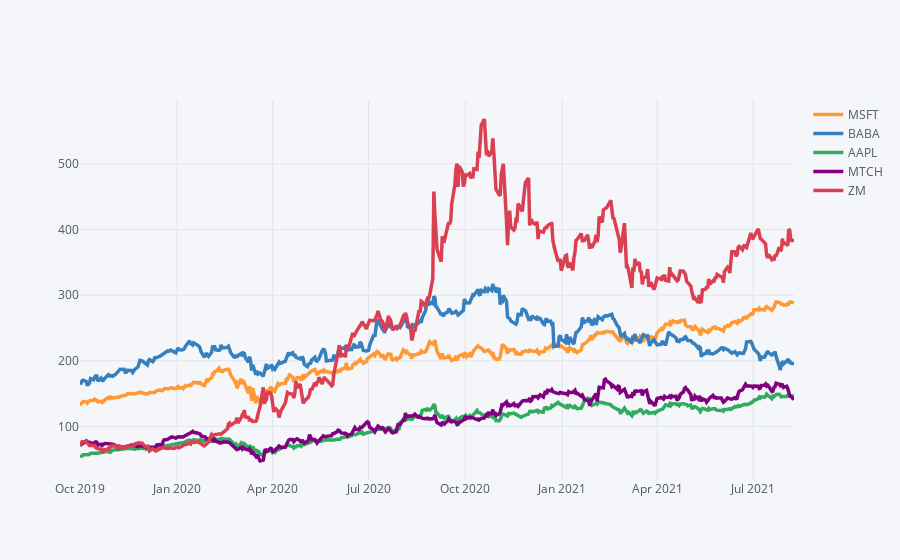

Here is the notebook cell this chart was saved with:
### Markdown cell above
From the above collection, let's choose 5 stocks that have suffered significant effects. I am picking the following - MSFT, BABA, AAPL, MTCH and ZM. Interesting is the irregularity of ZM stocks (that provides a video conferencing service) which shot up to being a necessary tool for all kinds of Work from Home requirements.

### Code cell
selected_tickers = ['MSFT', 'BABA', 'AAPL', 'MTCH','ZM']
selected_tech_stocks = pd.concat([df_map['MSFT'],df_map['BABA'],df_map['AAPL'],df_map['MTCH'],df_map['ZM']],axis=1,keys=selected_tickers)
selected_tech_stocks.columns.names = ['Stock Ticker','Stock Info']
selected_tech_stocks.xs(key='Close',axis=1,level='Stock Info').loc['2019-10-01':current_date_str].iplot(width=3.5)
#plt.legend(bbox_to_anchor=(1.05, 1), loc='upper left', borderaxespad=0.)
#plt.tight_layout()

### Figure 1 — Plotly figure (JSON) as saved in the notebook; plotly's stock layout.template omitted (floating-point values rounded to 4 significant figures; data arrays with more than 128 entries replaced by an {"elided": "..."} marker saying what was removed)
{"data": [{"line": {"color": "rgba(255, 153, 51, 1.0)", "dash": "solid", "shape": "linear", "width": 3.5}, "mode": "lines", "name": "MSFT", "text": "", "type": "scatter", "x": {"elided": "468 str values"}, "y": {"elided": "468 float values"}}, {"line": {"color": "rgba(55, 128, 191, 1.0)", "dash": "solid", "shape": "linear", "width": 3.5}, "mode": "lines", "name": "BABA", "text": "", "type": "scatter", "x": {"elided": "468 str values"}, "y": {"elided": "468 float values"}}, {"line": {"color": "rgba(50, 171, 96, 1.0)", "dash": "solid", "shape": "linear", "width": 3.5}, "mode": "lines", "name": "AAPL", "text": "", "type": "scatter", "x": {"elided": "468 str values"}, "y": {"elided": "468 float values"}}, {"line": {"color": "rgba(128, 0, 128, 1.0)", "dash": "solid", "shape": "linear", "width": 3.5}, "mode": "lines", "name": "MTCH", "text": "", "type": "scatter", "x": {"elided": "468 str values"}, "y": {"elided": "468 float values"}}, {"line": {"color": "rgba(219, 64, 82, 1.0)", "dash": "solid", "shape": "linear", "width": 3.5}, "mode": "lines", "name": "ZM", "text": "", "type": "scatter", "x": {"elided": "468 str values"}, "y": {"elided": "468 float values"}}], "layout": {"legend": {"bgcolor": "#F5F6F9", "font": {"color": "#4D5663"}}, "paper_bgcolor": "#F5F6F9", "plot_bgcolor": "#F5F6F9", "title": {"font": {"color": "#4D5663"}}, "xaxis": {"gridcolor": "#E1E5ED", "showgrid": true, "tickfont": {"color": "#4D5663"}, "title": {"font": {"color": "#4D5663"}, "text": ""}, "zerolinecolor": "#E1E5ED"}, "yaxis": {"gridcolor": "#E1E5ED", "showgrid": true, "tickfont": {"color": "#4D5663"}, "title": {"font": {"color": "#4D5663"}, "text": ""}, "zerolinecolor": "#E1E5ED"}}}
